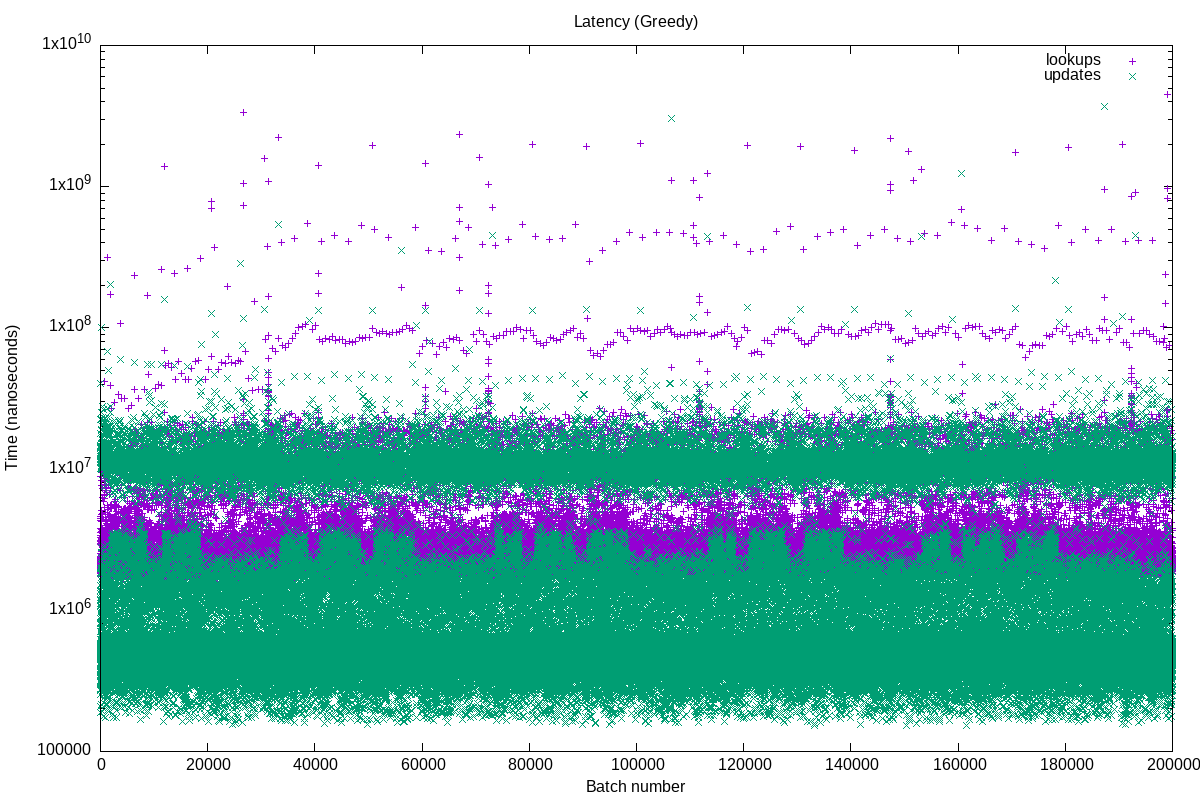

The gnuplot source for this figure:
set title "Latency (Greedy)"

set xlabel "Batch number"

set logscale y
set ylabel "Time (nanoseconds)"

set terminal png size 1200,800
set output "latency-200000.png"

plot "latency-200000.dat" using 1:3 title 'lookups' axis x1y1, \
     "latency-200000.dat" using 1:4 title 'updates' axis x1y1
